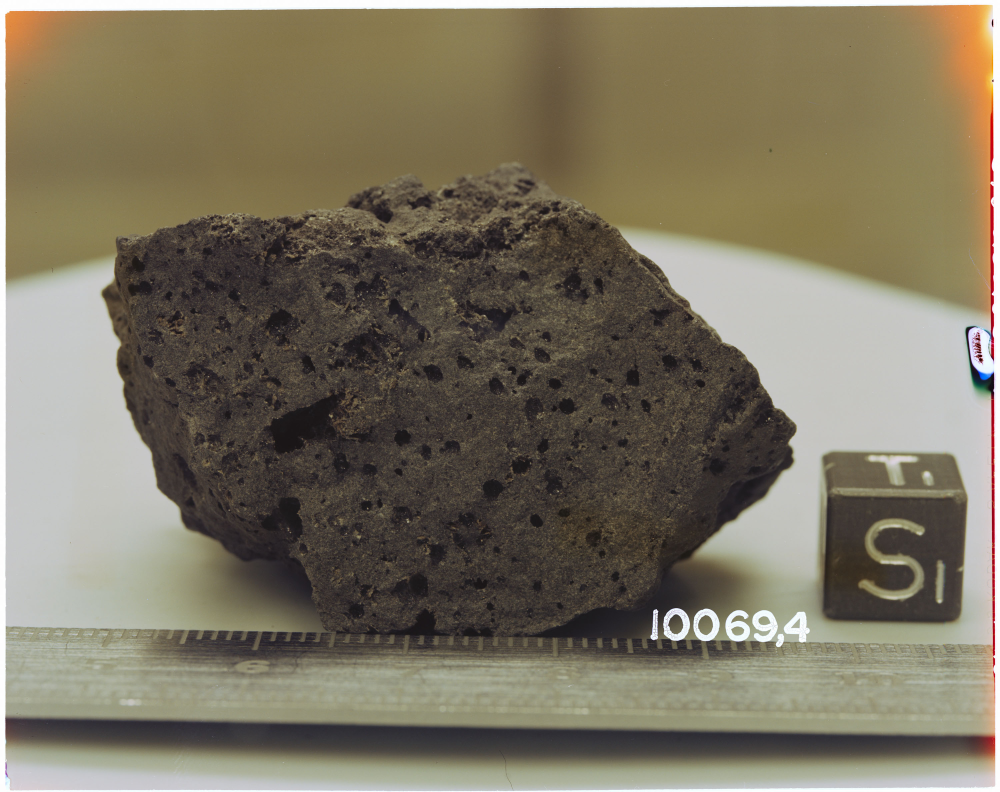
#> input picture ML-classifications/scripts/images/mock_image.jpg, 3000 x 2375 px (shown at 1/3 size); its folder holds only this picture in this run
$ python crop_image.py images out
#> lines starting #> are read from the running program, lines starting #| are printed output that depends on the picture
import argparse
import json
import os
import threading
from concurrent.futures import ThreadPoolExecutor, as_completed
from datetime import datetime, timezone
from pathlib import Path

import cv2
import numpy as np
from PIL import Image


# ---------------------------------------------------------------------------
# Constants
# ---------------------------------------------------------------------------

SUPPORTED_EXTS = {".jpg", ".jpeg", ".png", ".bmp", ".tif", ".tiff", ".webp"}
MANIFEST_VERSION = "1.0"
KNOWN_FAMILIES = {"basalt", "anorthosite", "breccia"}

SOURCE_WEIGHTS = {
    "lpi":            1.0,
    "astromaterials": 0.9,
    "manual":         1.0,
    "smithsonian":    0.7,
    "flickr":         1.0,
    "james_st_john":  1.0,
    "kaggle":         0.5,
    "comfyui":        0.6,
    "jsc":            1.0
}
SOURCE_ORIGIN = {
    "lpi":            "lunar",
    "astromaterials": "lunar",
    "manual":         "lunar_earth",
    "smithsonian":    "earth",
    "flickr":         "earth",
    "james_st_john":  "earth",
    "kaggle":         "earth",
    "comfyui":        "synthetic",
    "jsc":            "lunar"
}


# ---------------------------------------------------------------------------
# ManifestManager
# ---------------------------------------------------------------------------

class ManifestManager:
    """Thread-safe manifest reader/writer with atomic saves and resume support."""

    # [25 lines left out: functions __init__, _load, not called in this run]

    def has(self, image_id: str) -> bool:
        with self._lock:
            return image_id in self._index

    def count(self) -> int:
        with self._lock:
            return len(self._index)

    # [17 lines left out: functions upsert, _atomic_save, not called in this run]


# ---------------------------------------------------------------------------
# Path inference helpers
# ---------------------------------------------------------------------------

def infer_family_source(file_path: Path) -> tuple[str | None, str | None]:
    """Walk path looking for images_raw/{family}/{source}."""
    parts = [p.lower() for p in file_path.parts]
    for i, part in enumerate(parts):
        if part == "images_raw" and i + 2 < len(parts):
            family = parts[i + 1]
            source = parts[i + 2]
            if family in KNOWN_FAMILIES:
                return family, source
    return None, None


def make_image_id(family: str | None, source: str | None, stem: str) -> str:
#> in process_one_image, image_bgr is the input picture: shape (2375, 3000, 3); mean B, G, R 98.5, 116.8, 124.4
    return f"{family or 'unknown'}__{source or 'unknown'}__{stem}"


# ---------------------------------------------------------------------------
# Image helpers
# ---------------------------------------------------------------------------

def letterbox_pad_to_square(image_bgr, size: int = 448):
    """Resize image to fit within size×size, pad remainder with black. Nothing is cropped."""
#> called with size = 768
    h, w = image_bgr.shape[:2]
#> h = 2375; w = 3000
    scale = min(size / w, size / h)
#> scale = 0.256
    new_w = max(1, int(round(w * scale)))
#> new_w = 768
    new_h = max(1, int(round(h * scale)))
#> new_h = 608
    resized = cv2.resize(image_bgr, (new_w, new_h), interpolation=cv2.INTER_AREA)
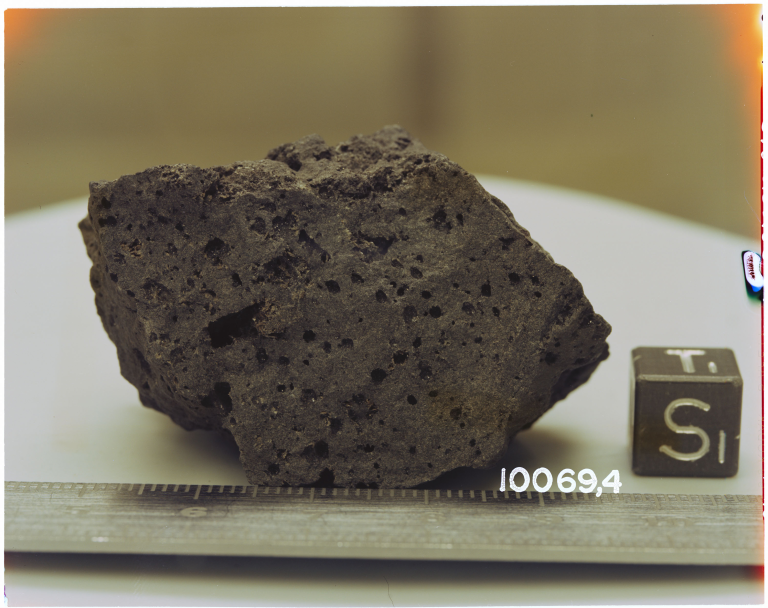
#> resized: shape (608, 768, 3); mean B, G, R 98.5, 116.8, 124.4
    canvas = np.zeros((size, size, 3), dtype=np.uint8)
    x_off = (size - new_w) // 2
#> x_off = 0
    y_off = (size - new_h) // 2
#> y_off = 80
    canvas[y_off:y_off + new_h, x_off:x_off + new_w] = resized
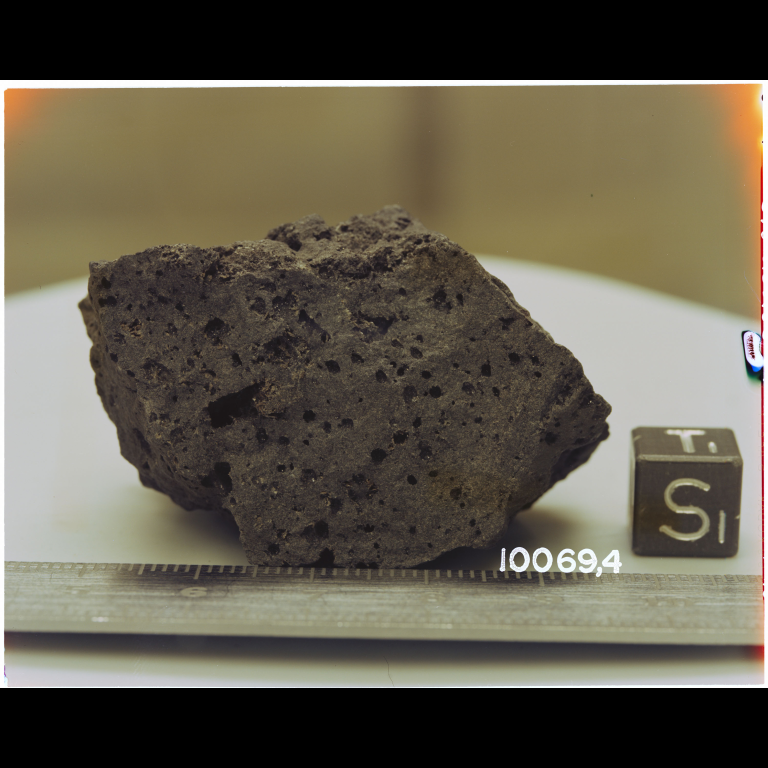
#> canvas: shape (768, 768, 3); mean B, G, R 77.9, 92.5, 98.5
    return canvas


def save_image(save_path: Path, image_bgr):
    image_rgb = cv2.cvtColor(image_bgr, cv2.COLOR_BGR2RGB)
    pil_img = Image.fromarray(image_rgb)
    if save_path.suffix.lower() in {".jpg", ".jpeg"}:
        pil_img.convert("RGB").save(save_path, quality=95)
    else:
        pil_img.save(save_path)


def build_output_name(name: str, suffix: str | None, ext: str) -> str:
    return f"{name}_{suffix}_resized{ext}" if suffix else f"{name}_resized{ext}"


# ---------------------------------------------------------------------------
# Core processing
# ---------------------------------------------------------------------------

def process_one_image(
    file_path_str,
    output_folder_str,
    suffix=None,
    size=768,
    manifest_manager: ManifestManager | None = None,
):
    file_path   = Path(file_path_str)
    output_path = Path(output_folder_str)

    name      = file_path.stem
    ext       = file_path.suffix.lower()
    save_path = output_path / build_output_name(name, suffix, ext)

    family, source = infer_family_source(file_path)
    image_id = make_image_id(family, source, name)

    if manifest_manager is not None and manifest_manager.has(image_id):
        return f"[resume] Already in manifest: {file_path.name}"
    if manifest_manager is None and save_path.exists():
        return f"Skipping (already exists): {save_path.name}"

    image_bgr = cv2.imread(str(file_path))
    if image_bgr is None:
        return f"Could not read: {file_path.name}"

    final_bgr = letterbox_pad_to_square(image_bgr, size=size)

    save_path.parent.mkdir(parents=True, exist_ok=True)
    save_image(save_path, final_bgr)

    if manifest_manager is not None:
        manifest_manager.upsert({
            "id":             image_id,
            "family":         family,
            "source":         source,
            "origin":         SOURCE_ORIGIN.get(source or "", "unknown"),
            "source_weight":  SOURCE_WEIGHTS.get(source or "", 1.0),
            "raw_path":       str(file_path.resolve()),
            "processed_path": str(save_path.resolve()),
            "features":       {},
            "label_status":   "unlabeled",
            "reviewed":       False,
            "reviewed_at":    None,
            "quality":        "ok",
            "processed_at":   datetime.now(timezone.utc).isoformat(),
        })

    return f"Saved: {save_path.name} | out=({size},{size})"


def process_images(
    input_folder,
    output_folder,
    suffix=None,
    size=768,
    workers=1,
    recursive=False,
    manifest_path=None,
):
    input_path  = Path(input_folder)
    output_path = Path(output_folder)

    if not input_path.exists():
        raise FileNotFoundError(f"Input folder does not exist: {input_path.resolve()}")

    output_path.mkdir(parents=True, exist_ok=True)

    glob = input_path.rglob("*") if recursive else input_path.iterdir()
    files = sorted(p for p in glob if p.is_file() and p.suffix.lower() in SUPPORTED_EXTS)

    if not files:
        print(f"No supported image files found in: {input_path.resolve()}")
        return

    manifest_manager: ManifestManager | None = None

    if manifest_path:
        mpath = Path(manifest_path)
        manifest_manager = ManifestManager(mpath)
        print(f"Manifest : {mpath}")
        print(f"Already in manifest (resume): {manifest_manager.count()}")

    print(f"Images found : {len(files)}")

    def get_output_folder(fp: Path) -> Path:
        if recursive:
            try:
                return output_path / fp.parent.relative_to(input_path)
            except ValueError:
                pass
        return output_path

    shared_kwargs = dict(suffix=suffix, size=size, manifest_manager=manifest_manager)

    if workers <= 1:
        for fp in files:
            out_dir = get_output_folder(fp)
            out_dir.mkdir(parents=True, exist_ok=True)
            try:
                print(process_one_image(str(fp), str(out_dir), **shared_kwargs))
            except Exception as e:
                print(f"Error processing {fp.name}: {e}")
        return

    with ThreadPoolExecutor(max_workers=workers) as executor:
        futures = {
            executor.submit(process_one_image, str(fp), str(get_output_folder(fp)), **shared_kwargs): fp
            for fp in files
        }
        for future in as_completed(futures):
            try:
                print(future.result())
            except Exception as e:
                print(f"Error in worker ({futures[future].name}): {e}")


# ---------------------------------------------------------------------------
# CLI
# ---------------------------------------------------------------------------

if __name__ == "__main__":
    parser = argparse.ArgumentParser(
        description="Letterbox-pad rock images to square and write dataset_manifest.json."
    )
    parser.add_argument("input_folder",  help="Folder containing source images")
    parser.add_argument("output_folder", help="Folder for processed images")
    parser.add_argument("--suffix",    default=None,  help="Optional text appended before '_resized'")
    parser.add_argument("--size",      type=int, default=768, help="Output size in pixels (default 768)")
    parser.add_argument("--workers",   type=int, default=1,   help="Parallel workers")
    parser.add_argument("--recursive", action="store_true",   help="Recurse into subfolders")
    parser.add_argument("--manifest",  default=None, help="Path to dataset_manifest.json (enables resume)")

    args = parser.parse_args()
    process_images(
        args.input_folder,
        args.output_folder,
        suffix=args.suffix,
        size=args.size,
        workers=args.workers,
        recursive=args.recursive,
        manifest_path=args.manifest,
    )
